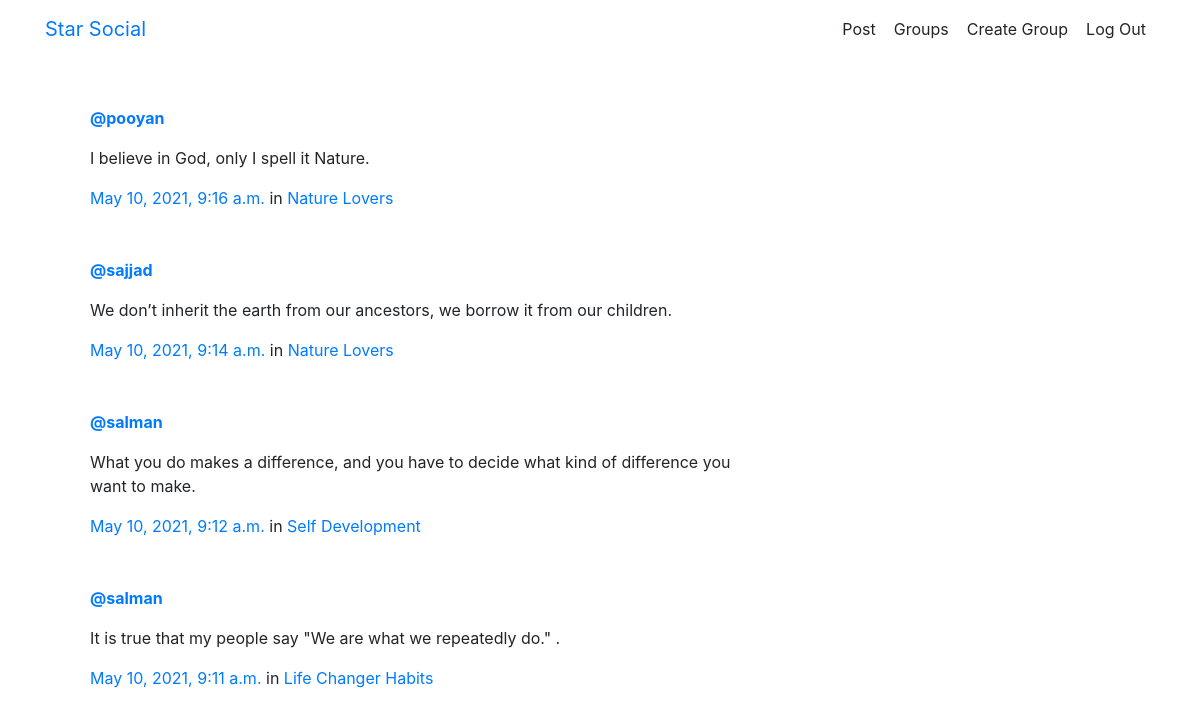
The page /posts/ (signed in) on the database its author committed.
### posts/models.py (models this page shows, shortened)
class Post(models.Model):
    user = models.ForeignKey(User, related_name="posts",on_delete=models.CASCADE)
    created_at = models.DateTimeField(auto_now=True)
    message = models.TextField()
    message_html = models.TextField(editable=False)
    group = models.ForeignKey(Group, related_name="posts",null=True, blank=True,on_delete=models.CASCADE)
    class Meta:
        ordering = ["-created_at"]
        unique_together = ["user", "message"]

### groups/models.py (models this page shows, shortened)
class Group(models.Model):
    name = models.CharField(max_length=255, unique=True)
    slug = models.SlugField(allow_unicode=True, unique=True)
    description = models.TextField(blank=True, default='')
    description_html = models.TextField(editable=False, default='', blank=True)
    members = models.ManyToManyField(User,through="GroupMember")
    class Meta:
        ordering = ["name"]

### posts/views.py (the view)
# urls.py: path('', views.PostList.as_view(), name='all'),
class PostList(SelectRelatedMixin, ListView):
	model = Post
	select_related = ('user', 'group')

### posts/templates/posts/post_list.html (shortened to what this page needs)
{% extends "posts/post_base.html" %}
{% load humanize %}
{% block post_content %}
<div class="col-md-8">
	{% for post in post_list %}
  {% include "posts/_post.html" %}
	{% endfor %}
</div>
{% endblock %}

### posts/templates/posts/_post.html (shortened to what this page needs)
<br>
<br>
<div class="media">
	<div class="media-body container">
		<strong><a href="{% url 'posts:for_user' username=post.user.username %}">@{{ post.user.username }}</a></strong>
		<p>{{ post.message_html|safe }}</p>
			<time class="time">
				<a href="{% url 'posts:single' username=post.user.username pk=post.pk %}">
					{{ post.created_at }}
				</a>
			</time>
			{% if post.group %}
			<span class="group-name">
				in <a href="{% url 'groups:single' slug=post.group.slug %}">{{ post.group.name }}</a>
			</span>
			{% endif %}
	</div>
</div>

### rows shown on the page
Post: user.username "pooyan", message_html "I believe in God, only I spell it Nature.", created_at "May 10, 2021, 9:16 a.m.", group.name "Nature Lovers"
Post: user.username "sajjad", message_html "We don’t inherit the earth from our ancestors, we borrow it from our children.", created_at "May 10, 2021, 9:14 a.m.", group.name "Nature Lovers"
Post: user.username "salman", message_html "What you do makes a difference, and you have to decide what kind of difference you want to make.", created_at "May 10, 2021, 9:12 a.m.", group.name "Self Development"
Post: user.username "salman", message_html "It is true that my people say \"We are what we repeatedly do.\" .", created_at "May 10, 2021, 9:11 a.m.", group.name "Life Changer Habits"
